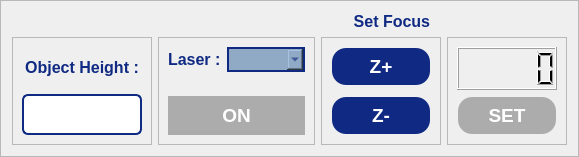
                     <widget class="QFrame" name="setfocusFrame">
                      <property name="styleSheet">
                       <string notr="true">QLabel {
    color: rgb(16, 42, 131);
}</string>
                      </property>
                      <property name="frameShape">
                       <enum>QFrame::Shape::StyledPanel</enum>
                      </property>
                      <property name="frameShadow">
                       <enum>QFrame::Shadow::Raised</enum>
                      </property>
                      <layout class="QVBoxLayout" name="verticalLayout_38" stretch="0,0">
                       <item>
                        <widget class="QLabel" name="label_4">
                         <property name="font">
                          <font>
                           <pointsize>12</pointsize>
                           <bold>true</bold>
                          </font>
                         </property>
                         <property name="text">
                          <string>                                                                             Set Focus</string>
                         </property>
                        </widget>
                       </item>
                       <item>
                        <widget class="QWidget" name="widget_5" native="true">
                         <layout class="QHBoxLayout" name="horizontalLayout_22">
                          <property name="leftMargin">
                           <number>0</number>
                          </property>
                          <property name="topMargin">
                           <number>0</number>
                          </property>
                          <property name="rightMargin">
                           <number>0</number>
                          </property>
                          <property name="bottomMargin">
                           <number>0</number>
                          </property>
                          <item>
                           <widget class="QFrame" name="objheightFrame">
                            <property name="styleSheet">
                             <string notr="true"/>
                            </property>
                            <property name="frameShape">
                             <enum>QFrame::Shape::StyledPanel</enum>
                            </property>
                            <property name="frameShadow">
                             <enum>QFrame::Shadow::Raised</enum>
                            </property>
                            <layout class="QVBoxLayout" name="verticalLayout_61">
                             <item>
                              <widget class="QLabel" name="label_24">
                               <property name="minimumSize">
                                <size>
                                 <width>50</width>
                                 <height>0</height>
                                </size>
                               </property>
                               <property name="maximumSize">
                                <size>
                                 <width>140</width>
                                 <height>16777215</height>
                                </size>
                               </property>
                               <property name="styleSheet">
                                <string notr="true">QLabel {
    color: rgb(16, 42, 131);
    font-weight: bold;
    font-size: 16px;
    border: none;
}</string>
                               </property>
                               <property name="text">
                                <string>Object Height :</string>
                               </property>
                               <property name="alignment">
                                <set>Qt::AlignmentFlag::AlignCenter</set>
                               </property>
                              </widget>
                             </item>
                             <item>
                              <widget class="QLineEdit" name="objheightLineEdit">
                               <property name="sizePolicy">
                                <sizepolicy hsizetype="Preferred" vsizetype="Preferred">
                                 <horstretch>0</horstretch>
                                 <verstretch>0</verstretch>
                                </sizepolicy>
                               </property>
                               <property name="minimumSize">
                                <size>
                                 <width>120</width>
                                 <height>20</height>
                                </size>
                               </property>
                               <property name="maximumSize">
                                <size>
                                 <width>120</width>
                                 <height>16777215</height>
                                </size>
                               </property>
                               <property name="font">
                                <font>
                                 <pointsize>12</pointsize>
                                 <bold>true</bold>
                                </font>
                               </property>
                               <property name="styleSheet">
                                <string notr="true">QLineEdit {
    border: 2px solid #102a83;
    border-radius: 6px;       /* Optional: for rounded corners */
    padding: 4px;             /* Optional: inner spacing */
    color: #102a83;           /* Text color inside the line edit */
}
</string>
                               </property>
                               <property name="alignment">
                                <set>Qt::AlignmentFlag::AlignCenter</set>
                               </property>
                              </widget>
                             </item>
                            </layout>
                           </widget>
                          </item>
                          <item>
                           <widget class="QFrame" name="flaserFrame">
                            <property name="maximumSize">
                             <size>
                              <width>230</width>
                              <height>16777215</height>
                             </size>
                            </property>
                            <property name="styleSheet">
                             <string notr="true"/>
                            </property>
                            <property name="frameShape">
                             <enum>QFrame::Shape::StyledPanel</enum>
                            </property>
                            <property name="frameShadow">
                             <enum>QFrame::Shadow::Raised</enum>
                            </property>
                            <layout class="QVBoxLayout" name="verticalLayout_39" stretch="2,1">
                             <property name="leftMargin">
                              <number>0</number>
                             </property>
                             <property name="topMargin">
                              <number>0</number>
                             </property>
                             <property name="rightMargin">
                              <number>0</number>
                             </property>
                             <property name="bottomMargin">
                              <number>0</number>
                             </property>
                             <item>
                              <widget class="QWidget" name="widget_6" native="true">
                               <property name="sizePolicy">
                                <sizepolicy hsizetype="Expanding" vsizetype="Expanding">
                                 <horstretch>0</horstretch>
                                 <verstretch>0</verstretch>
                                </sizepolicy>
                               </property>
                               <property name="maximumSize">
                                <size>
                                 <width>220</width>
                                 <height>16777215</height>
                                </size>
                               </property>
                               <layout class="QHBoxLayout" name="horizontalLayout_25" stretch="1,3">
                                <item>
                                 <widget class="QLabel" name="label_7">
                                  <property name="maximumSize">
                                   <size>
                                    <width>90</width>
                                    <height>16777215</height>
                                   </size>
                                  </property>
                                  <property name="styleSheet">
                                   <string notr="true">QLabel {
    color: rgb(16, 42, 131);
    font-weight: bold;
    font-size: 16px;
    border: none;
}</string>
                                  </property>
                                  <property name="text">
                                   <string>Laser :</string>
                                  </property>
                                 </widget>
                                </item>
                                <item>
                                 <widget class="QComboBox" name="flaserComboBox">
                                  <property name="enabled">
                                   <bool>true</bool>
                                  </property>
                                  <property name="font">
                                   <font>
                                    <pointsize>12</pointsize>
                                   </font>
                                  </property>
                                  <property name="styleSheet">
                                   <string notr="true">QComboBox {
	background-color: rgb(144, 170, 197);
    border: 2px solid rgb(16, 42, 131);
	color: rgb(16, 42, 131);
}

QComboBox QAbstractItemView {
	background-color: rgb(144, 170, 197);
	selection-background-color: #A0D0F0;
	color: rgb(16, 42, 131);
}</string>
                                  </property>
                                 </widget>
                                </item>
                               </layout>
                              </widget>
                             </item>
                             <item>
                              <widget class="QWidget" name="widget_7" native="true">
                               <property name="maximumSize">
                                <size>
                                 <width>220</width>
                                 <height>16777215</height>
                                </size>
                               </property>
                               <layout class="QHBoxLayout" name="horizontalLayout_36">
                                <item>
                                 <widget class="QPushButton" name="flaserPushButton">
                                  <property name="enabled">
                                   <bool>false</bool>
                                  </property>
                                  <property name="sizePolicy">
                                   <sizepolicy hsizetype="Expanding" vsizetype="Expanding">
                                    <horstretch>0</horstretch>
                                    <verstretch>0</verstretch>
                                   </sizepolicy>
                                  </property>
                                  <property name="minimumSize">
                                   <size>
                                    <width>100</width>
                                    <height>0</height>
                                   </size>
                                  </property>
                                  <property name="maximumSize">
                                   <size>
                                    <width>16777215</width>
                                    <height>150</height>
                                   </size>
                                  </property>
                                  <property name="font">
                                   <font>
                                    <pointsize>14</pointsize>
                                    <bold>true</bold>
                                   </font>
                                  </property>
                                  <property name="styleSheet">
                                   <string notr="true">QPushButton {
	color: rgb(255, 255, 255);	
	background-color: rgb(16, 42, 131);
	border-color: transparent;
	border-style: outset;
	border-radius: 20px;
	border-width: 2px;
	padding: 6px;
}

QPushButton:hover {
	color: rgb(16, 42, 131);
	background-color: rgb(167, 198, 229);
	border-color: rgb(16, 42, 131);
}

QPushButton:disabled {
	background-color: rgb(172, 172, 172);
}</string>
                                  </property>
                                  <property name="text">
                                   <string>ON</string>
                                  </property>
                                 </widget>
                                </item>
                               </layout>
                              </widget>
                             </item>
                            </layout>
                           </widget>
                          </item>
                          <item>
                           <widget class="QFrame" name="zfocusFrame">
                            <property name="styleSheet">
                             <string notr="true"/>
                            </property>
                            <property name="frameShape">
                             <enum>QFrame::Shape::StyledPanel</enum>
                            </property>
                            <property name="frameShadow">
                             <enum>QFrame::Shadow::Raised</enum>
                            </property>
                            <layout class="QVBoxLayout" name="verticalLayout_40">
                             <property name="spacing">
                              <number>10</number>
                             </property>
                             <item>
                              <widget class="QPushButton" name="fplusPushButton">
                               <property name="sizePolicy">
                                <sizepolicy hsizetype="Expanding" vsizetype="Expanding">
                                 <horstretch>0</horstretch>
                                 <verstretch>0</verstretch>
                                </sizepolicy>
                               </property>
                               <property name="minimumSize">
                                <size>
                                 <width>100</width>
                                 <height>0</height>
                                </size>
                               </property>
                               <property name="maximumSize">
                                <size>
                                 <width>16777215</width>
                                 <height>120</height>
                                </size>
                               </property>
                               <property name="font">
                                <font>
                                 <pointsize>14</pointsize>
                                 <bold>true</bold>
                                </font>
                               </property>
                               <property name="styleSheet">
                                <string notr="true">QPushButton {
	color: rgb(255, 255, 255);	
	background-color: rgb(16, 42, 131);
	border-color: transparent;
	border-style: outset;
	border-radius: 15px;
	border-width: 2px;
	padding: 6px;
}

QPushButton:hover {
	color: rgb(16, 42, 131);
	background-color: rgb(167, 198, 229);
	border-color: rgb(16, 42, 131);
}

QPushButton:disabled {
	background-color: rgb(172, 172, 172);
}</string>
                               </property>
                               <property name="text">
                                <string>Z+</string>
                               </property>
                              </widget>
                             </item>
                             <item>
                              <widget class="QPushButton" name="fminusPushButton">
                               <property name="sizePolicy">
                                <sizepolicy hsizetype="Expanding" vsizetype="Expanding">
                                 <horstretch>0</horstretch>
                                 <verstretch>0</verstretch>
                                </sizepolicy>
                               </property>
                               <property name="minimumSize">
                                <size>
                                 <width>100</width>
                                 <height>0</height>
                                </size>
                               </property>
                               <property name="maximumSize">
                                <size>
                                 <width>16777215</width>
                                 <height>120</height>
                                </size>
                               </property>
                               <property name="font">
                                <font>
                                 <pointsize>14</pointsize>
                                 <bold>true</bold>
                                </font>
                               </property>
                               <property name="styleSheet">
                                <string notr="true">QPushButton {
	color: rgb(255, 255, 255);	
	background-color: rgb(16, 42, 131);
	border-color: transparent;
	border-style: outset;
	border-radius: 15px;
	border-width: 2px;
	padding: 6px;
}

QPushButton:hover {
	color: rgb(16, 42, 131);
	background-color: rgb(167, 198, 229);
	border-color: rgb(16, 42, 131);
}

QPushButton:disabled {
	background-color: rgb(172, 172, 172);
}</string>
                               </property>
                               <property name="text">
                                <string>Z-</string>
                               </property>
                              </widget>
                             </item>
                            </layout>
                           </widget>
                          </item>
                          <item>
                           <widget class="QFrame" name="fsetFrame">
                            <property name="styleSheet">
                             <string notr="true"/>
                            </property>
                            <property name="frameShape">
                             <enum>QFrame::Shape::StyledPanel</enum>
                            </property>
                            <property name="frameShadow">
                             <enum>QFrame::Shadow::Raised</enum>
                            </property>
                            <layout class="QVBoxLayout" name="verticalLayout_41" stretch="2,1">
                             <item>
                              <widget class="QLCDNumber" name="focusLCDNumber">
                               <property name="sizePolicy">
                                <sizepolicy hsizetype="Expanding" vsizetype="Expanding">
                                 <horstretch>0</horstretch>
                                 <verstretch>0</verstretch>
                                </sizepolicy>
                               </property>
                               <property name="minimumSize">
                                <size>
                                 <width>100</width>
                                 <height>0</height>
                                </size>
                               </property>
                              </widget>
                             </item>
                             <item>
                              <widget class="QPushButton" name="fsetPushButton">
                               <property name="enabled">
                                <bool>false</bool>
                               </property>
                               <property name="sizePolicy">
                                <sizepolicy hsizetype="Expanding" vsizetype="Expanding">
                                 <horstretch>0</horstretch>
                                 <verstretch>0</verstretch>
                                </sizepolicy>
                               </property>
                               <property name="minimumSize">
                                <size>
                                 <width>100</width>
                                 <height>0</height>
                                </size>
                               </property>
                               <property name="maximumSize">
                                <size>
                                 <width>16777215</width>
                                 <height>150</height>
                                </size>
                               </property>
                               <property name="font">
                                <font>
                                 <pointsize>14</pointsize>
                                 <bold>true</bold>
                                </font>
                               </property>
                               <property name="styleSheet">
                                <string notr="true">QPushButton {
	color: rgb(255, 255, 255);	
	background-color: rgb(16, 42, 131);
	border-color: transparent;
	border-style: outset;
	border-radius: 15px;
	border-width: 2px;
	padding: 6px;
}

QPushButton:hover {
	color: rgb(16, 42, 131);
	background-color: rgb(167, 198, 229);
	border-color: rgb(16, 42, 131);
}

QPushButton:disabled {
	background-color: rgb(172, 172, 172);
}</string>
                               </property>
                               <property name="text">
                                <string>SET</string>
                               </property>
                              </widget>
                             </item>
                            </layout>
                           </widget>
                          </item>
                         </layout>
                        </widget>
                       </item>
                      </layout>
                     </widget>
